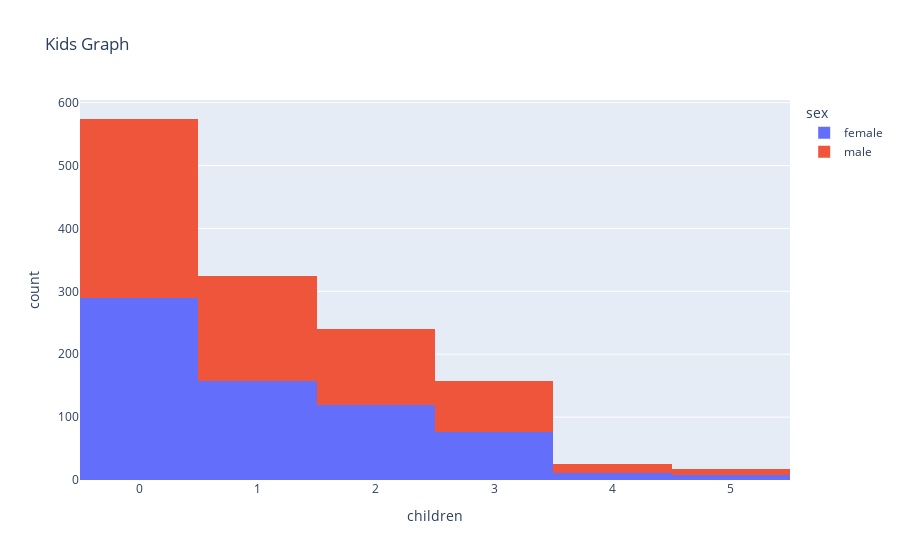

This figure's notebook cell:
### Code cell
px.histogram(medical_df, x= "children", color = "sex", title = "Kids Graph")

### Figure 1 — Plotly figure (JSON) as saved in the notebook; plotly's stock layout.template omitted (floating-point values rounded to 4 significant figures; data arrays with more than 128 entries replaced by an {"elided": "..."} marker saying what was removed)
{"data": [{"bingroup": "x", "hovertemplate": "sex=female<br>children=%{x}<br>count=%{y}<extra></extra>", "legendgroup": "female", "marker": {"color": "#636efa", "pattern": {"shape": ""}}, "name": "female", "orientation": "v", "showlegend": true, "type": "histogram", "x": {"elided": "662 int values"}, "xaxis": "x", "yaxis": "y"}, {"bingroup": "x", "hovertemplate": "sex=male<br>children=%{x}<br>count=%{y}<extra></extra>", "legendgroup": "male", "marker": {"color": "#EF553B", "pattern": {"shape": ""}}, "name": "male", "orientation": "v", "showlegend": true, "type": "histogram", "x": {"elided": "676 int values"}, "xaxis": "x", "yaxis": "y"}], "layout": {"barmode": "relative", "legend": {"title": {"text": "sex"}, "tracegroupgap": 0}, "title": {"text": "Kids Graph"}, "xaxis": {"anchor": "y", "domain": [0, 1], "title": {"text": "children"}}, "yaxis": {"anchor": "x", "domain": [0, 1], "title": {"text": "count"}}}}
